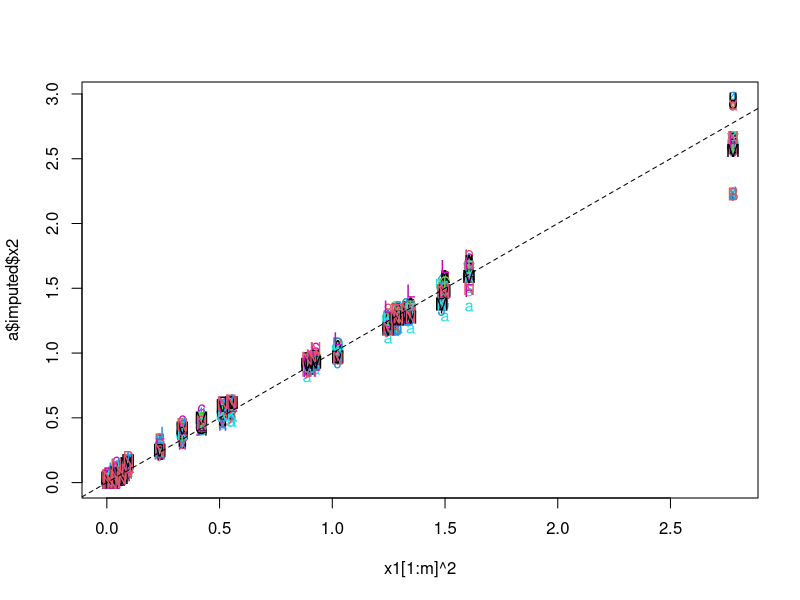
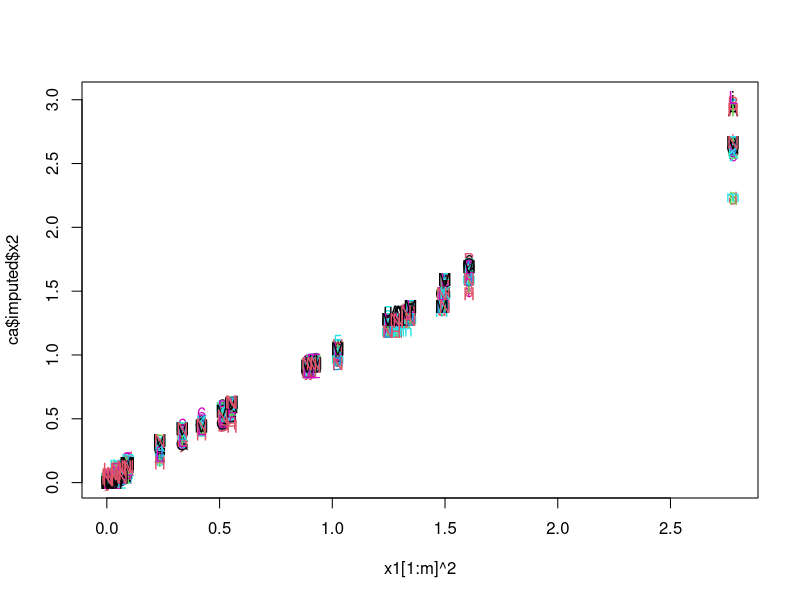
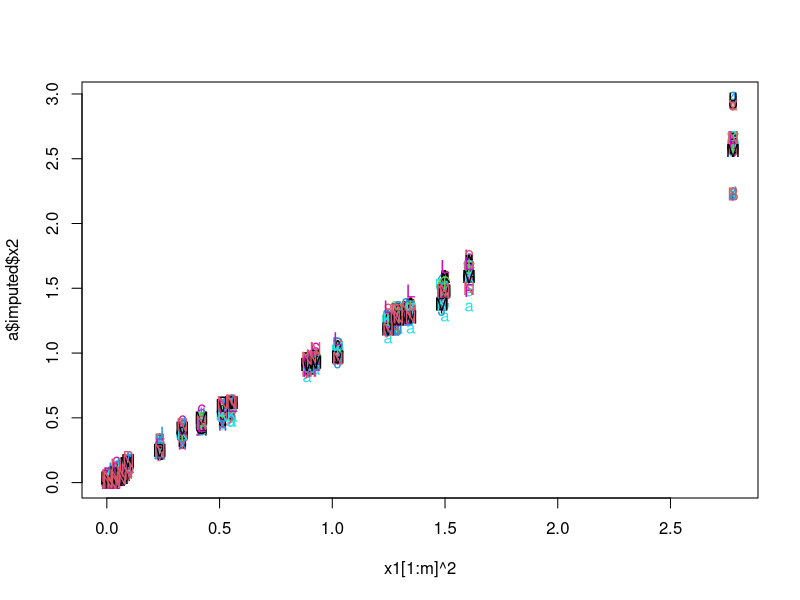

These charts were generated, in order, by the following R code:
## ---- chunk 1
library("Hmisc")
library("tidyverse")
library("broom")
## ---- chunk 2
set.seed(3)
x1 <- rnorm(200)
x2 <- x1^2
x3 <- runif(200)
m <- 30
x2[1:m] <- NA
a <- aregImpute(~x1+x2+I(x3), n.impute=50, nk=4, match='closest') # output clipped for SO
a
matplot(x1[1:m]^2, a$imputed$x2)
abline(a=0, b=1, lty=2)

# x1[1:m]^2
# a$imputed$x2
## ---- chunk 3
str(a)
## ---- chunk 4
c_aregImpute <- function(areg1, areg2){
  call <- areg1$call
  call[["n.impute"]] <- areg1$n.impute + areg2$n.impute
  structure(list(call=call,
                 formula=areg1$formula,
                 match=areg1$match,
                 fweighted=areg1$fweighted,
                 pmmtype=areg1$pmmtype,
                 n=areg1$n,
                 p=areg1$p,
                 na=areg1$na,
                 nna=areg1$nna,
                 type=areg1$type,
                 tlinear=areg1$tlinear,
                 nk=areg1$nk,
                 cat.levels=areg1$cat.levels,
                 df=areg1$df,
                 n.impute=areg1$n.impute + areg2$n.impute,
                 imputed=mapply(cbind,areg1$imputed, areg2$imputed),
                 x=areg1$x,
                 rsq=areg2$rsq,
                 resampacc=areg1$resampacc),
            class='aregImpute')
}
## ---- chunk 5
a1 <- aregImpute(~x1+x2+I(x3), n.impute=25, nk=4, match='closest') # output clipped for SO
a2 <- aregImpute(~x1+x2+I(x3), n.impute=25, nk=4, match='closest') # output clipped for SO

ca <- c_aregImpute(a1, a2)
## ---- chunk 6
list(a=a$rsq , a1= a1$rsq, a2 = a2$rsq, ca = ca$rsq)
## ---- chunk 7
a
ca
## ---- chunk 8
matplot(x1[1:m]^2, ca$imputed$x2)
matplot(x1[1:m]^2, a$imputed$x2)
